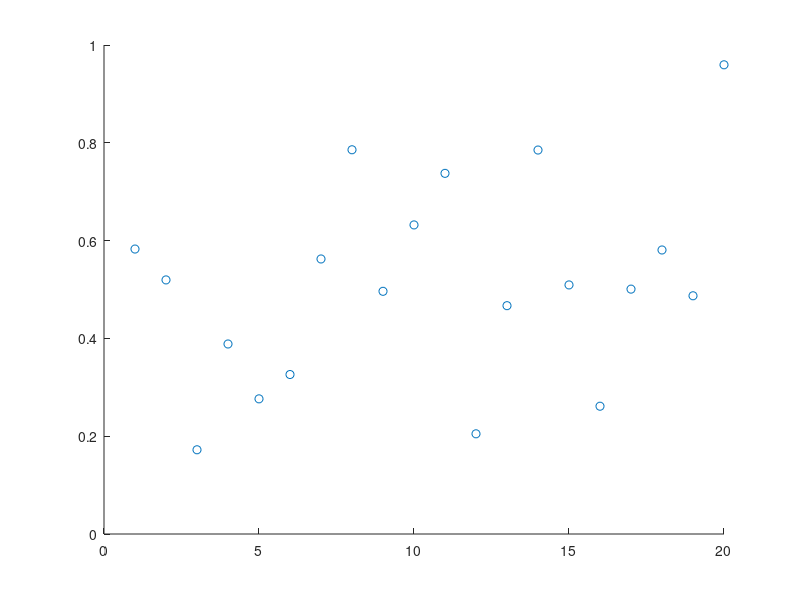

MATLAB code to generate this figure: (Note: this script raises an error after producing the figure.)
%% Script1

%refresh
clear all
close all

%construct knots, then plot
n = 20;
y = rand(1,n);
x = 1:n;
scatter(x,y, 'or')
hold on

%get spline coeffs
coeffs = my_spline(y);

%plot interpolated spline with resolution of res
res = 20;
x_interp = 1:(1/res):n;

    %get interpolated value at each point
for i=1:length(x_interp)
y_interp(i) = eval_spline(coeffs, x_interp(i));
end

%plot and make pretty
plot(x_interp,y_interp, '-b')
xlim([min(x_interp) max(x_interp)])
